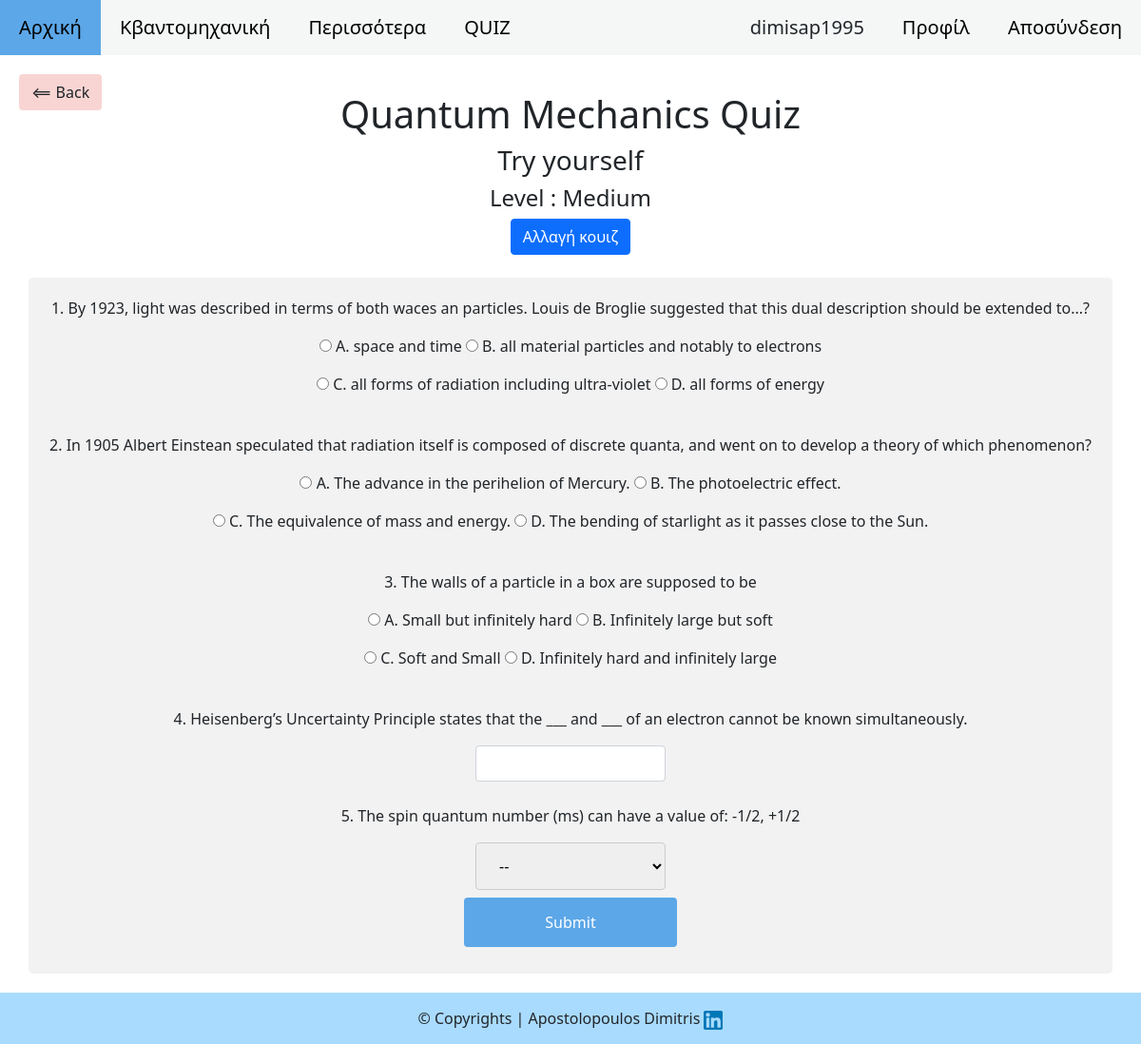
Screenshot of /quizloggedmedium.php (signed in) with the database file from the repository.
### tables this page shows
CREATE TABLE `medium_test` (
  `id` int(11) NOT NULL,
  `question` varchar(200) NOT NULL,
  `answer1` varchar(300) NOT NULL,
  `answer2` varchar(300) NOT NULL,
  `answer3` varchar(300) NOT NULL,
  `answer4` varchar(300) NOT NULL,
  `correct` varchar(300) NOT NULL
);

CREATE TABLE `medium_test_texat` (
  `id` int(11) NOT NULL,
  `question` varchar(300) NOT NULL,
  `answer` varchar(100) NOT NULL
);

CREATE TABLE `medium_test_tf` (
  `id` int(11) NOT NULL,
  `question` varchar(300) NOT NULL,
  `true1` varchar(100) NOT NULL,
  `false1` varchar(100) NOT NULL,
  `correct` varchar(100) NOT NULL
);

### quizloggedmedium.php (the view, shortened to what this page needs)
<?php
  include_once 'dbentry.php';
  $query = "SELECT count(*) FROM `medium_test`";
  $result = mysqli_query($conn,$query);
  $row = mysqli_fetch_array($result);
  $num = $row[0];
  $query2 = "SELECT count(*) FROM `medium_test_tf`";
  $result = mysqli_query($conn,$query2);
  $rowtf = mysqli_fetch_array($result);
  $num2 = $rowtf[0];
  $query3 = "SELECT count(*) FROM `medium_test_texat`";
  $result = mysqli_query($conn,$query3);
  $rowta = mysqli_fetch_array($result);
  $num3 = $rowta[0];
  if(isset($_SESSION['username'])){
    $q1 = rand(1,$num);
    while(1){
       $q2 = rand(1,$num);
       if($q1 == $q2){
           continue;
       }else{
           break;
       }
    }
    while(1){
       $q3 = rand(1,$num);
       if($q1 != $q3 && $q2 != $q3){
           break;
       }else{
           continue;
       }
    }
    $q4 = rand(1,$num3);
    $q5 = rand(1,$num2);
    $sql = "SELECT * FROM `medium_test` where `id` = '$q1'";
    $result = mysqli_query($conn,$sql);
    $row1 = mysqli_fetch_array($result);
    $sql2 = "SELECT * FROM `medium_test` where `id` = '$q2'";
    $result = mysqli_query($conn,$sql2);
    $row2 = mysqli_fetch_array($result);
    $sql3 = "SELECT * FROM `medium_test` where `id` = '$q3'";
    $result = mysqli_query($conn,$sql3);
    $row3 = mysqli_fetch_array($result);
    $sql4 = "SELECT * FROM `medium_test_texat` where `id` = '$q4'";
    $result = mysqli_query($conn,$sql4);
    $row4 = mysqli_fetch_array($result);
    $sql5 = "SELECT * FROM `medium_test_tf` where `id` = '$q5'";
    $result = mysqli_query($conn,$sql5);
    $row5 = mysqli_fetch_array($result);
}
?>
<!DOCTYPE html>
<html lang="en">
<head>
    <link rel="stylesheet" href="styles.css">
<link href="https://cdn.jsdelivr.net/npm/bootstrap@5.0.1/dist/css/bootstrap.min.css" rel="stylesheet">
</head>
<body>
<?php if(isset($_SESSION['username'])):?>
    <div class="topnav" id="myTopnav">
        <a href="indexlogged.php">Αρχική</a>
        <a href="basicslogged.php">Κβαντομηχανική</a>
        <a href="morelogged.php">Περισσότερα</a>
        <a href="choosecat.php">QUIZ</a>
        <a href="logout.php"style="float:right;">Αποσύνδεση</a>
        <a href="profile.php" style="float:right;">Προφίλ</a>
        <a style="float:right; "onMouseOver="this.style.backgroundColor='#F5F7F7'"><?php echo $_SESSION['username']?> </a>
      </div>
      <a href="choosecat.php"><button class = "btn" style="position:relative;left:20px;top:20px;background:#F8D5D3;">&#10232; Back</button></a>
        <div class="container">
      <h1>Quantum Mechanics Quiz</h1>
      <h3>Try yourself</h3>
      <h4> Level : Medium</h4>
      <a href="quizloggedmedium.php"><button type="button" class="btn btn-primary" >Αλλαγή κουιζ</button></a>
      <br><br>
      <div class="row">
      <div class="form ">
        <form name="quiz" id="quiz" method="POST" action="resultsmed.php">
            <p><label>1. <?php echo $row1['question'];?></label></p>
            <p><input type="radio"  name="question1" value = "<?php echo $row1['answer1']  ?>"> A. <?php echo $row1['answer1'] ?>
            <input type="radio"  name="question1" value = "<?php echo $row1['answer2']  ?>"> B. <?php echo $row1['answer2'] ?></p>
            <p><input type="radio"  name="question1" value = "<?php echo $row1['answer3']  ?>"> C. <?php echo $row1['answer3'] ?>
            <input type="radio"  name="question1" value = "<?php echo $row1['answer4']  ?>"> D. <?php echo $row1['answer4'] ?></p>
            <br>
            <p><label>2. <?php echo $row2['question'];?></label></p>
            <p><input type="radio" name="question2" value = "<?php echo $row2['answer1']  ?>"> A. <?php echo $row2['answer1'] ?>
            <input type="radio"  name="question2" value = "<?php echo $row2['answer2']  ?>"> B. <?php echo $row2['answer2'] ?></p>
            <p><input type="radio"  name="question2" value = "<?php echo $row2['answer3']  ?>"> C. <?php echo $row2['answer3'] ?>
            <input type="radio"  name="question2" value = "<?php echo $row2['answer4']  ?>"> D. <?php echo $row2['answer4'] ?></p>
            <br>
            <p><label>3. <?php echo $row3['question'];?></label></p>
            <p><input type="radio"  name="question3" value = "<?php echo $row3['answer1']  ?>"> A. <?php echo $row3['answer1'] ?>
            <input type="radio"  name="question3" value = "<?php echo $row3['answer2']  ?>"> B. <?php echo $row3['answer2'] ?></p>
            <p><input type="radio"  name="question3" value = "<?php echo $row3['answer3']  ?>"> C. <?php echo $row3['answer3'] ?>
            <input type="radio"  name="question3" value = "<?php echo $row3['answer4']  ?>"> D. <?php echo $row3['answer4'] ?></p>
            <br>
            <p><label>4. <?php echo $row4['question'];?></label></p>
            <span><textarea id="question-textarea"class="form-control" name ="question4" id="exampleFormControlTextarea1" value = "<?php echo $row4['answer']?>" style="width:200px;display: block;margin-left: auto;
    margin-right: auto;resize: none;"rows="1"></textarea></span>
            <br>
            <p><label>5. <?php echo $row5['question'];?></label></p>
            <select name= "question5">
                <option selected="selected">--</option>
             </select>
            <br>
            <input type="submit" id="submit" name="submit" value="Submit" >
        </form>
    </div>
</div>
</div>
<div class="footer">
    <p id="footerpar"> &copy; Copyrights | Apostolopoulos Dimitris <a href="https://www.linkedin.com/in/dimitris-apostolopoulos-9847a1172/" target="_blank"> <img src="media/linkedin.png" alt="LinkedIn Profile" id="linkedin"></a> </p>
</div>
 <?php endif; ?>
</body>
</html>

### styles.css (style rules this page uses)
* { box-sizing: border-box; }
.row::after { content:""; clear:both; float:left; }
body { padding:0px; margin:0px; font-family:Arial, Helvetica, sans-serif; }
input[type=text], select { width: 100%; padding: 12px 20px; margin: 8px 0; display: inline-block; border: 1px solid #ccc; border-radius: 4px; }
input[type=submit] { width: 20%; background-color: #5ca7e8; color: white; padding: 14px 20px; margin: 8px 0; border: none; border-radius: 4px; cursor: pointer; }
#footerpar { text-align:center; margin:0px; margin-top:20px; background-color:#A9DBFE; padding:15px; }
#linkedin { width:20px; height:20px; }
input[type="radio"] { display: inline; border: 1px solid #ccc; border-radius: 4px; }
.form { border-radius: 5px; background-color: #f2f2f2; padding: 20px; }
.topnav { background-color: #F5F7F7; overflow: hidden; }
.topnav a { float: left; display: block; color: black; text-align: center; padding: 14px 20px; text-decoration: none; font-size: 20px; }
.container { text-align:center; }
select { width:200px; }
html { scroll-behavior: smooth; }

### rows the page displays
medium_test: question "By 1923, light was described in terms of both waces an particles. Louis de Broglie suggested that this dual description should be extended to...?", answer1 "space and time", answer2 "all material particles and notably to electrons", answer3 "all forms of radiation including ultra-violet", answer4 "all forms of energy"
medium_test: question "In 1905 Albert Einstean speculated that radiation itself is composed of discrete quanta, and went on to develop a theory of which phenomenon?", answer1 "The advance in the perihelion of Mercury.", answer2 "The photoelectric effect.", answer3 "The equivalence of mass and energy.", answer4 "The bending of starlight as it passes close to the Sun."
medium_test: question "The walls of a particle in a box are supposed to be", answer1 "Small but infinitely hard", answer2 "Infinitely large but soft", answer3 "Soft and Small", answer4 "Infinitely hard and infinitely large"
medium_test_texat: question "Heisenberg’s Uncertainty Principle states that the ___ and ___ of an electron cannot be known simultaneously."
medium_test_tf: question "The spin quantum number (ms) can have a value of: -1/2, +1/2"

### other values shown
$_SESSION['username'] "dimisap1995"
